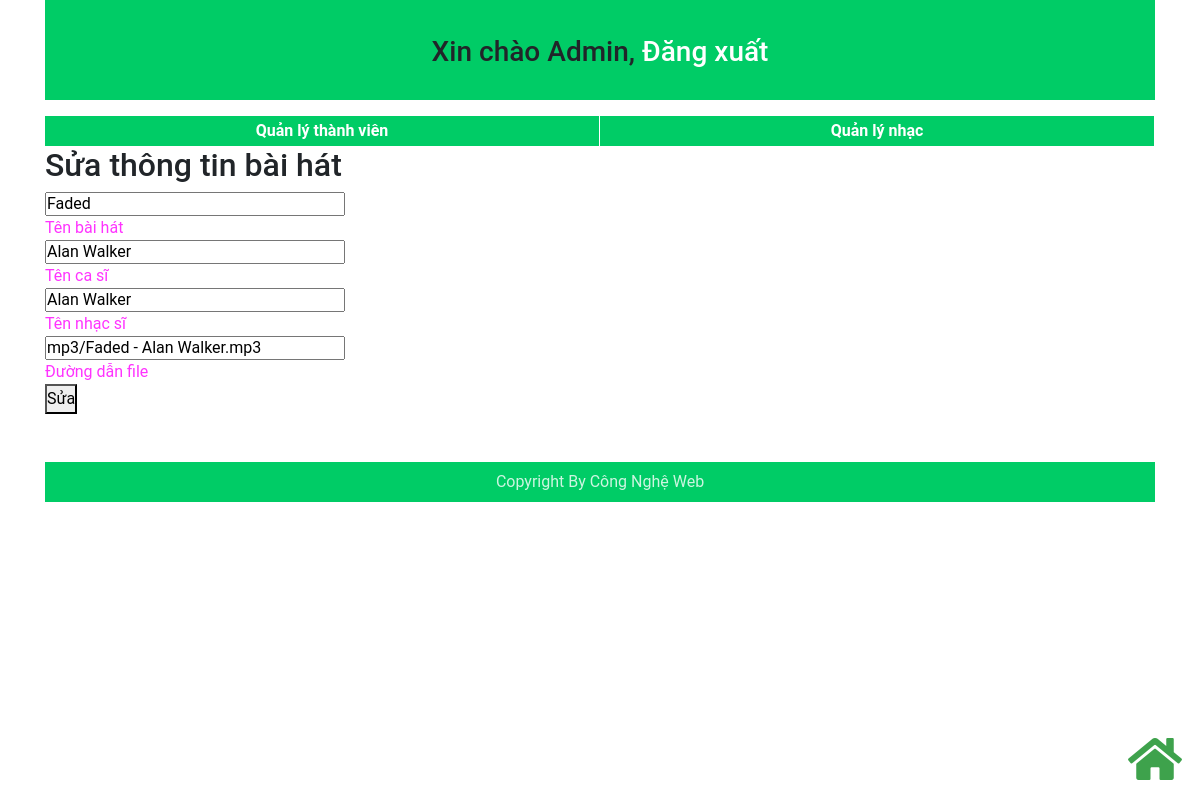
The page /admin/edit_list_music.php?mabh=1 (signed in) on the database its author committed.
### tables this page shows
CREATE TABLE `baihat` (
  `mabh` int(11) NOT NULL,
  `tenbh` varchar(150) NOT NULL,
  `tencs` varchar(50) NOT NULL,
  `tenns` varchar(50) NOT NULL,
  `quocgia` varchar(50) NOT NULL,
  `theloai` varchar(30) NOT NULL,
  `moi` int(1) NOT NULL DEFAULT '0',
  `haynhat` int(1) NOT NULL,
  `topten` int(2) NOT NULL,
  `img` varchar(255) NOT NULL,
  `url` varchar(255) NOT NULL
);

### admin/edit_list_music.php (the view, shortened to what this page needs)
<?php
    if($_SESSION["capbac"] == 1)
    {
    	require("templates/header.php");
		$mabh = addslashes(stripslashes($_GET["mabh"]));
		require("../config/connect.php");
		$sql = "SELECT * FROM baihat WHERE mabh = $mabh";
		$kq = mysqli_query($conn,$sql);
		$data = mysqli_fetch_assoc($kq);
    }
	else
	{
		ob_start();
		header('Location: ../index.php');
		ob_end_flush();
	}
?>
	<form action="edit_list_music.php?mabh=<?php echo $mabh; ?>" method="post">
		<h2>Sửa thông tin bài hát</h2>
		<div>
			<div>
				<input style="height: 24px; width: 300px;" type="text" name="tenbh" placeholder="Tên bài hát" value="<?php echo $data['tenbh']; ?>" required>
				<div style="color: #FF33FF;">Tên bài hát</div>
			</div>
			<div>
				<input style="height: 24px; width: 300px;" type="text" name="tencs" placeholder="Tên ca sĩ" value="<?php echo $data['tencs']; ?>" required>
				<div style="color: #FF33FF;">Tên ca sĩ</div>
			</div>
			<div>
				<input style="height: 24px; width: 300px;" type="text" name="tenns" placeholder="Tên nhạc sĩ" value="<?php echo $data['tenns']; ?>" required>
				<div style="color: #FF33FF;">Tên nhạc sĩ</div>
			</div>
			<div>
				<input style="height: 24px; width: 300px;" type="text" name="url" placeholder="Đường dẫn file" value="<?php echo $data['url']; ?>" required>
				<div style="color: #FF33FF;">Đường dẫn file</div>
			</div>
		<button style="height: 30px;" type="submit" name="ok">Sửa</button>
	</form>
<?php
	require("templates/footer.php");
?>

### css/style-admin.css (style rules this page uses)
* { margin:0;padding: 0; box-sizing: border-box; }
body { font-family: Roboto, sans-serif; }

### rows shown on the page
baihat: tenbh "Faded", tencs "Alan Walker", tenns "Alan Walker", url "mp3/Faded - Alan Walker.mp3"
